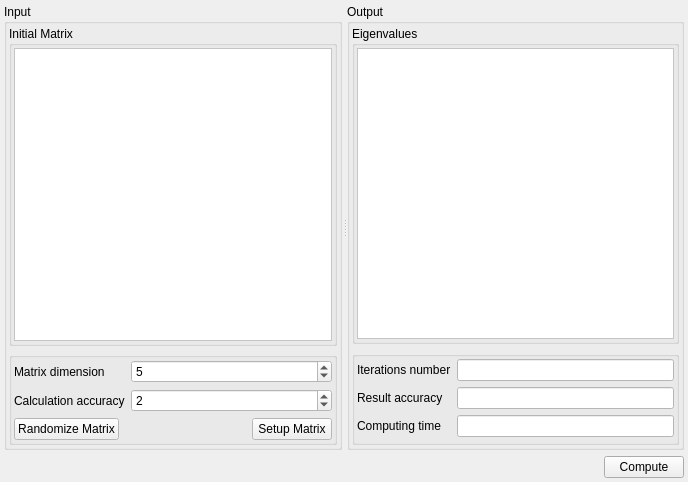
<?xml version="1.0" encoding="UTF-8"?>
<ui version="4.0">
 <class>EigenvaluesWidget</class>
 <widget class="QWidget" name="EigenvaluesWidget">
  <property name="geometry">
   <rect>
    <x>0</x>
    <y>0</y>
    <width>688</width>
    <height>482</height>
   </rect>
  </property>
  <property name="windowTitle">
   <string>Form</string>
  </property>
  <layout class="QGridLayout" name="gridLayout">
   <property name="margin">
    <number>4</number>
   </property>
   <item row="0" column="0" colspan="2">
    <widget class="QSplitter" name="splitter">
     <property name="palette">
      <palette>
       <active>
        <colorrole role="Base">
         <brush brushstyle="SolidPattern">
          <color alpha="255">
           <red>255</red>
           <green>255</green>
           <blue>255</blue>
          </color>
         </brush>
        </colorrole>
        <colorrole role="Window">
         <brush brushstyle="SolidPattern">
          <color alpha="255">
           <red>255</red>
           <green>255</green>
           <blue>255</blue>
          </color>
         </brush>
        </colorrole>
       </active>
       <inactive>
        <colorrole role="Base">
         <brush brushstyle="SolidPattern">
          <color alpha="255">
           <red>255</red>
           <green>255</green>
           <blue>255</blue>
          </color>
         </brush>
        </colorrole>
        <colorrole role="Window">
         <brush brushstyle="SolidPattern">
          <color alpha="255">
           <red>255</red>
           <green>255</green>
           <blue>255</blue>
          </color>
         </brush>
        </colorrole>
       </inactive>
       <disabled>
        <colorrole role="Base">
         <brush brushstyle="SolidPattern">
          <color alpha="255">
           <red>255</red>
           <green>255</green>
           <blue>255</blue>
          </color>
         </brush>
        </colorrole>
        <colorrole role="Window">
         <brush brushstyle="SolidPattern">
          <color alpha="255">
           <red>255</red>
           <green>255</green>
           <blue>255</blue>
          </color>
         </brush>
        </colorrole>
       </disabled>
      </palette>
     </property>
     <property name="orientation">
      <enum>Qt::Horizontal</enum>
     </property>
     <property name="handleWidth">
      <number>5</number>
     </property>
     <property name="childrenCollapsible">
      <bool>false</bool>
     </property>
     <widget class="QGroupBox" name="groupBox_3">
      <property name="title">
       <string>Input</string>
      </property>
      <layout class="QVBoxLayout" name="verticalLayout">
       <property name="margin">
        <number>2</number>
       </property>
       <item>
        <widget class="QGroupBox" name="groupBox_2">
         <property name="title">
          <string>Initial Matrix</string>
         </property>
         <layout class="QGridLayout" name="gridLayout_2">
          <property name="margin">
           <number>2</number>
          </property>
          <item row="0" column="0">
           <widget class="MatrixTableView" name="initialMatrixTableView">
            <property name="sizePolicy">
             <sizepolicy hsizetype="Expanding" vsizetype="Expanding">
              <horstretch>0</horstretch>
              <verstretch>0</verstretch>
             </sizepolicy>
            </property>
            <property name="selectionMode">
             <enum>QAbstractItemView::SingleSelection</enum>
            </property>
           </widget>
          </item>
         </layout>
        </widget>
       </item>
       <item>
        <widget class="QGroupBox" name="groupBox_4">
         <property name="title">
          <string/>
         </property>
         <layout class="QFormLayout" name="formLayout_2">
          <property name="margin">
           <number>2</number>
          </property>
          <item row="0" column="0">
           <widget class="QLabel" name="label">
            <property name="text">
             <string>Matrix dimension</string>
            </property>
           </widget>
          </item>
          <item row="0" column="1">
           <widget class="QSpinBox" name="matrixDimentionSpinBox">
            <property name="maximum">
             <number>20</number>
            </property>
            <property name="singleStep">
             <number>2</number>
            </property>
            <property name="value">
             <number>5</number>
            </property>
           </widget>
          </item>
          <item row="1" column="0">
           <widget class="QLabel" name="label_2">
            <property name="text">
             <string>Calculation accuracy</string>
            </property>
           </widget>
          </item>
          <item row="1" column="1">
           <widget class="QSpinBox" name="calculationAccuracySpinBox">
            <property name="minimum">
             <number>1</number>
            </property>
            <property name="maximum">
             <number>9</number>
            </property>
            <property name="value">
             <number>2</number>
            </property>
           </widget>
          </item>
          <item row="2" column="0" colspan="2">
           <widget class="QWidget" name="widget" native="true">
            <layout class="QHBoxLayout" name="horizontalLayout">
             <property name="margin">
              <number>0</number>
             </property>
             <item>
              <widget class="QPushButton" name="randomizeMatrixPushButton">
               <property name="text">
                <string>Randomize Matrix</string>
               </property>
               <property name="icon">
                <iconset>
                 <normalon>:/images/random</normalon>
                </iconset>
               </property>
              </widget>
             </item>
             <item>
              <spacer name="horizontalSpacer">
               <property name="orientation">
                <enum>Qt::Horizontal</enum>
               </property>
               <property name="sizeHint" stdset="0">
                <size>
                 <width>40</width>
                 <height>20</height>
                </size>
               </property>
              </spacer>
             </item>
             <item>
              <widget class="QPushButton" name="setupMatrixPushButton">
               <property name="text">
                <string>Setup Matrix</string>
               </property>
               <property name="icon">
                <iconset>
                 <normalon>:/images/setup</normalon>
                </iconset>
               </property>
              </widget>
             </item>
            </layout>
           </widget>
          </item>
         </layout>
        </widget>
       </item>
      </layout>
     </widget>
     <widget class="QGroupBox" name="groupBox">
      <property name="title">
       <string>Output</string>
      </property>
      <layout class="QVBoxLayout" name="verticalLayout_2">
       <property name="spacing">
        <number>7</number>
       </property>
       <property name="margin">
        <number>2</number>
       </property>
       <item>
        <widget class="QGroupBox" name="groupBox_5">
         <property name="title">
          <string>Eigenvalues</string>
         </property>
         <layout class="QGridLayout" name="gridLayout_3">
          <property name="margin">
           <number>2</number>
          </property>
          <item row="0" column="0">
           <widget class="MatrixTableView" name="resultMatrixTableView">
            <property name="sizePolicy">
             <sizepolicy hsizetype="Preferred" vsizetype="Expanding">
              <horstretch>0</horstretch>
              <verstretch>0</verstretch>
             </sizepolicy>
            </property>
            <property name="editTriggers">
             <set>QAbstractItemView::NoEditTriggers</set>
            </property>
            <property name="selectionMode">
             <enum>QAbstractItemView::SingleSelection</enum>
            </property>
           </widget>
          </item>
         </layout>
        </widget>
       </item>
       <item>
        <widget class="QGroupBox" name="groupBox_6">
         <property name="title">
          <string/>
         </property>
         <layout class="QFormLayout" name="formLayout">
          <property name="leftMargin">
           <number>2</number>
          </property>
          <property name="topMargin">
           <number>2</number>
          </property>
          <property name="rightMargin">
           <number>2</number>
          </property>
          <property name="bottomMargin">
           <number>5</number>
          </property>
          <item row="0" column="0">
           <widget class="QLabel" name="label_5">
            <property name="text">
             <string>Iterations number</string>
            </property>
           </widget>
          </item>
          <item row="0" column="1">
           <widget class="QLineEdit" name="iterationsNumberLineEdit">
            <property name="readOnly">
             <bool>true</bool>
            </property>
           </widget>
          </item>
          <item row="1" column="0">
           <widget class="QLabel" name="label_7">
            <property name="text">
             <string>Result accuracy</string>
            </property>
           </widget>
          </item>
          <item row="1" column="1">
           <widget class="QLineEdit" name="resultAccuracy">
            <property name="readOnly">
             <bool>true</bool>
            </property>
           </widget>
          </item>
          <item row="2" column="0">
           <widget class="QLabel" name="label_6">
            <property name="text">
             <string>Computing time</string>
            </property>
           </widget>
          </item>
          <item row="2" column="1">
           <widget class="QLineEdit" name="computingTimeLineEdit">
            <property name="readOnly">
             <bool>true</bool>
            </property>
           </widget>
          </item>
         </layout>
        </widget>
       </item>
      </layout>
     </widget>
    </widget>
   </item>
   <item row="1" column="0">
    <spacer name="horizontalSpacer_2">
     <property name="orientation">
      <enum>Qt::Horizontal</enum>
     </property>
     <property name="sizeHint" stdset="0">
      <size>
       <width>40</width>
       <height>20</height>
      </size>
     </property>
    </spacer>
   </item>
   <item row="1" column="1">
    <widget class="QPushButton" name="computePushButton">
     <property name="text">
      <string>Compute</string>
     </property>
     <property name="icon">
      <iconset>
       <normalon>:/images/compute</normalon>
      </iconset>
     </property>
    </widget>
   </item>
  </layout>
 </widget>
 <customwidgets>
  <customwidget>
   <class>MatrixTableView</class>
   <extends>QTableView</extends>
   <header location="global">model/matrix_wrapper/matrix_table_view.h</header>
  </customwidget>
 </customwidgets>
 <resources/>
 <connections/>
</ui>
